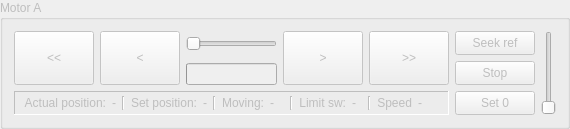
     <widget class="QGroupBox" name="group_a">
      <property name="enabled">
       <bool>false</bool>
      </property>
      <property name="autoFillBackground">
       <bool>false</bool>
      </property>
      <property name="styleSheet">
       <string notr="true"/>
      </property>
      <property name="title">
       <string>Motor A</string>
      </property>
      <layout class="QGridLayout" name="gridLayout">
       <item row="0" column="0">
        <layout class="QHBoxLayout" name="horizontalLayout">
         <item>
          <widget class="QPushButton" name="btn_a_left">
           <property name="sizePolicy">
            <sizepolicy hsizetype="Minimum" vsizetype="Expanding">
             <horstretch>0</horstretch>
             <verstretch>0</verstretch>
            </sizepolicy>
           </property>
           <property name="text">
            <string>&lt;&lt;</string>
           </property>
           <property name="autoRepeat">
            <bool>true</bool>
           </property>
           <property name="autoRepeatInterval">
            <number>50</number>
           </property>
          </widget>
         </item>
         <item>
          <widget class="QPushButton" name="btn_a_left_fine">
           <property name="sizePolicy">
            <sizepolicy hsizetype="Minimum" vsizetype="Expanding">
             <horstretch>0</horstretch>
             <verstretch>0</verstretch>
            </sizepolicy>
           </property>
           <property name="text">
            <string>&lt;</string>
           </property>
           <property name="autoRepeat">
            <bool>true</bool>
           </property>
           <property name="autoRepeatInterval">
            <number>50</number>
           </property>
          </widget>
         </item>
         <item>
          <layout class="QVBoxLayout" name="verticalLayout">
           <item>
            <widget class="QSlider" name="slider_a">
             <property name="sizePolicy">
              <sizepolicy hsizetype="Expanding" vsizetype="Minimum">
               <horstretch>0</horstretch>
               <verstretch>0</verstretch>
              </sizepolicy>
             </property>
             <property name="maximum">
              <number>65535</number>
             </property>
             <property name="orientation">
              <enum>Qt::Horizontal</enum>
             </property>
            </widget>
           </item>
           <item>
            <widget class="QProgressBar" name="progress_a">
             <property name="maximum">
              <number>65535</number>
             </property>
             <property name="value">
              <number>0</number>
             </property>
             <property name="textVisible">
              <bool>false</bool>
             </property>
            </widget>
           </item>
          </layout>
         </item>
         <item>
          <widget class="QPushButton" name="btn_a_right_fine">
           <property name="sizePolicy">
            <sizepolicy hsizetype="Minimum" vsizetype="Expanding">
             <horstretch>0</horstretch>
             <verstretch>0</verstretch>
            </sizepolicy>
           </property>
           <property name="text">
            <string>&gt;</string>
           </property>
           <property name="autoRepeat">
            <bool>true</bool>
           </property>
           <property name="autoRepeatInterval">
            <number>50</number>
           </property>
          </widget>
         </item>
         <item>
          <widget class="QPushButton" name="btn_a_right">
           <property name="sizePolicy">
            <sizepolicy hsizetype="Minimum" vsizetype="Expanding">
             <horstretch>0</horstretch>
             <verstretch>0</verstretch>
            </sizepolicy>
           </property>
           <property name="text">
            <string>&gt;&gt;</string>
           </property>
           <property name="autoRepeat">
            <bool>true</bool>
           </property>
           <property name="autoRepeatInterval">
            <number>50</number>
           </property>
          </widget>
         </item>
        </layout>
       </item>
       <item row="0" column="1" rowspan="2">
        <layout class="QVBoxLayout" name="verticalLayout_2">
         <item>
          <widget class="QPushButton" name="btn_a_seek">
           <property name="sizePolicy">
            <sizepolicy hsizetype="Minimum" vsizetype="Expanding">
             <horstretch>0</horstretch>
             <verstretch>0</verstretch>
            </sizepolicy>
           </property>
           <property name="text">
            <string>Seek ref</string>
           </property>
          </widget>
         </item>
         <item>
          <widget class="QPushButton" name="btn_a_stop">
           <property name="sizePolicy">
            <sizepolicy hsizetype="Minimum" vsizetype="Expanding">
             <horstretch>0</horstretch>
             <verstretch>0</verstretch>
            </sizepolicy>
           </property>
           <property name="text">
            <string>Stop</string>
           </property>
          </widget>
         </item>
         <item>
          <widget class="QPushButton" name="btn_a_0">
           <property name="sizePolicy">
            <sizepolicy hsizetype="Minimum" vsizetype="Expanding">
             <horstretch>0</horstretch>
             <verstretch>0</verstretch>
            </sizepolicy>
           </property>
           <property name="text">
            <string>Set 0</string>
           </property>
          </widget>
         </item>
        </layout>
       </item>
       <item row="1" column="0">
        <widget class="QFrame" name="frame">
         <property name="frameShape">
          <enum>QFrame::Panel</enum>
         </property>
         <property name="frameShadow">
          <enum>QFrame::Sunken</enum>
         </property>
         <layout class="QHBoxLayout" name="horizontalLayout_7">
          <property name="topMargin">
           <number>4</number>
          </property>
          <property name="bottomMargin">
           <number>4</number>
          </property>
          <item>
           <layout class="QHBoxLayout" name="horizontalLayout_2">
            <item>
             <widget class="QLabel" name="label_a_1">
              <property name="text">
               <string>Actual position:</string>
              </property>
              <property name="alignment">
               <set>Qt::AlignRight|Qt::AlignTrailing|Qt::AlignVCenter</set>
              </property>
             </widget>
            </item>
            <item>
             <widget class="QLabel" name="label_a_pos">
              <property name="text">
               <string>-</string>
              </property>
             </widget>
            </item>
           </layout>
          </item>
          <item>
           <widget class="Line" name="line">
            <property name="orientation">
             <enum>Qt::Vertical</enum>
            </property>
           </widget>
          </item>
          <item>
           <layout class="QHBoxLayout" name="horizontalLayout_8">
            <item>
             <widget class="QLabel" name="label_a_4">
              <property name="text">
               <string>Set position:</string>
              </property>
              <property name="alignment">
               <set>Qt::AlignRight|Qt::AlignTrailing|Qt::AlignVCenter</set>
              </property>
             </widget>
            </item>
            <item>
             <widget class="QLabel" name="label_a_setpos">
              <property name="text">
               <string>-</string>
              </property>
             </widget>
            </item>
           </layout>
          </item>
          <item>
           <widget class="Line" name="line_2">
            <property name="orientation">
             <enum>Qt::Vertical</enum>
            </property>
           </widget>
          </item>
          <item>
           <layout class="QHBoxLayout" name="horizontalLayout_5">
            <item>
             <widget class="QLabel" name="label_a_2">
              <property name="text">
               <string>Moving:</string>
              </property>
              <property name="alignment">
               <set>Qt::AlignRight|Qt::AlignTrailing|Qt::AlignVCenter</set>
              </property>
             </widget>
            </item>
            <item>
             <widget class="QLabel" name="label_a_status">
              <property name="text">
               <string>-</string>
              </property>
             </widget>
            </item>
           </layout>
          </item>
          <item>
           <widget class="Line" name="line_3">
            <property name="orientation">
             <enum>Qt::Vertical</enum>
            </property>
           </widget>
          </item>
          <item>
           <layout class="QHBoxLayout" name="horizontalLayout_6">
            <item>
             <widget class="QLabel" name="label_a_3">
              <property name="text">
               <string>Limit sw:</string>
              </property>
              <property name="alignment">
               <set>Qt::AlignRight|Qt::AlignTrailing|Qt::AlignVCenter</set>
              </property>
             </widget>
            </item>
            <item>
             <widget class="QLabel" name="label_a_limitsw">
              <property name="text">
               <string>-</string>
              </property>
             </widget>
            </item>
           </layout>
          </item>
          <item>
           <widget class="Line" name="line_10">
            <property name="orientation">
             <enum>Qt::Vertical</enum>
            </property>
           </widget>
          </item>
          <item>
           <layout class="QHBoxLayout" name="horizontalLayout_16">
            <item>
             <widget class="QLabel" name="label_a_14">
              <property name="text">
               <string>Speed</string>
              </property>
              <property name="alignment">
               <set>Qt::AlignRight|Qt::AlignTrailing|Qt::AlignVCenter</set>
              </property>
             </widget>
            </item>
            <item>
             <widget class="QLabel" name="label_a_speed">
              <property name="text">
               <string>-</string>
              </property>
             </widget>
            </item>
           </layout>
          </item>
         </layout>
        </widget>
       </item>
       <item row="0" column="2" rowspan="2">
        <widget class="QSlider" name="slider_a_speed">
         <property name="minimum">
          <number>400</number>
         </property>
         <property name="maximum">
          <number>4000</number>
         </property>
         <property name="orientation">
          <enum>Qt::Vertical</enum>
         </property>
        </widget>
       </item>
      </layout>
      <zorder></zorder>
      <zorder>label_a_1</zorder>
      <zorder>label_a_2</zorder>
      <zorder>label_a_3</zorder>
      <zorder>label_a_pos</zorder>
      <zorder>label_a_status</zorder>
      <zorder>label_a_limitsw</zorder>
      <zorder>verticalSpacer</zorder>
      <zorder>label_a_2</zorder>
      <zorder>label_a_2</zorder>
      <zorder>frame</zorder>
      <zorder></zorder>
      <zorder>slider_a_speed</zorder>
     </widget>
